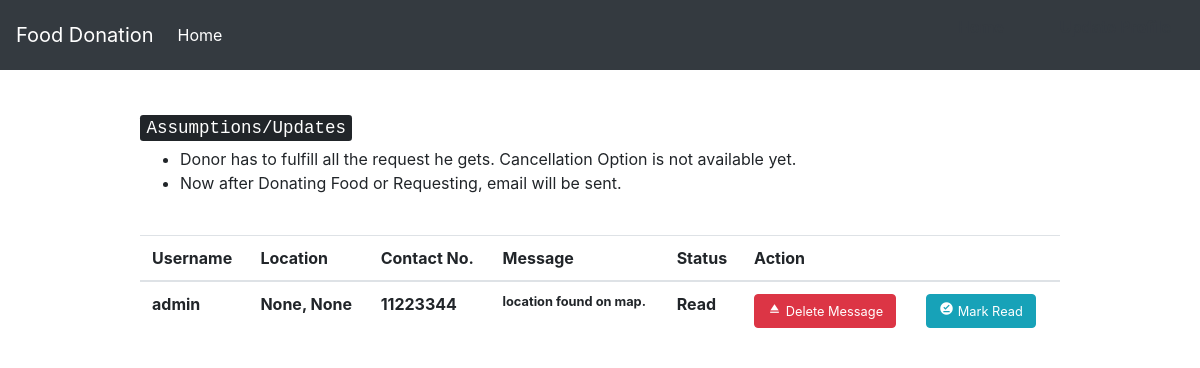
/users/messages/ (signed in), run on an earlier commit of the app's database.
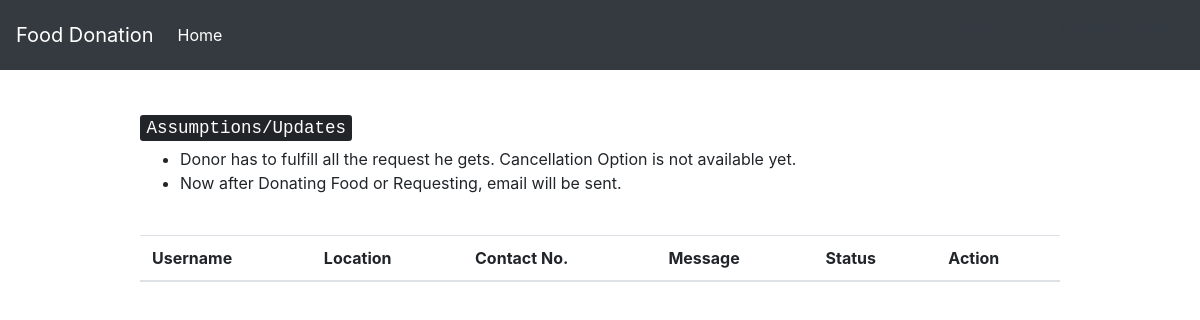
And on a later commit of the database.
### customUser/models.py (models this page shows, shortened)
class Messages(models.Model):
    sender = models.ForeignKey(CustomUser, on_delete = models.CASCADE, related_name = 'senders')
    reciever = models.ForeignKey(CustomUser, on_delete = models.CASCADE, related_name = 'recievers')
    message = models.CharField(max_length = 150)
    read_unread = models.BooleanField(default = "False") # FALSE - UNREAD

class CustomUser(AbstractUser):
    pin_code = models.IntegerField(null = True)
    contact_no = models.IntegerField(null = True)
    resources = models.IntegerField(null = True) # no. of persons avability/requirement
    locality = models.CharField(max_length = 100)
    city = models.CharField(max_length = 50)
    """CHOICES=[('0','Donor'),
                   ('1','Reciever')]"""
    state = models.CharField(max_length = 50, default = " ")
    donor = models.BooleanField(default = 'False') # 0 - Donor 1 - Reciever
    email = models.EmailField(unique=True)
    organisation = models.BooleanField(default = 'False')

### customUser/views.py (the view)
# urls.py: path('messages/', views.seeNotifications, name = 'notification'),
@login_required(login_url = '/users/login')
def seeNotifications(request):
	message = Messages.objects.filter(reciever = request.user)
	context = { 'messages' : message }
	return render(request, 'notification.html', context)

### templates/notification.html (shortened to what this page needs)
{% extends 'base_with_home.html' %}
{% load crispy_forms_tags %}
{% block navigation %}
<div class = "row">
	<div class = "col">
		<a href="{% url 'homePage' %}" class="btn btn-outline-dark"><strong>Home</strong></a>
	</div>
	<div class = "col">
		<form method = "get" action = "{% url 'edit_profile' %}">
					<button type = "submit" class = "btn btn-outline-dark navbar-btn"> <strong> Update Profile </strong></button>
		</form>
	</div>
</div>
{% endblock %}
{% block content %}
	<table class = "table">
			<thead>
				<tr>
 					<th scope="col">  Username  </th>
 					<th scope="col"> Location </th>
 					<th scope="col"> Contact No. </th>
					<th scope="col">  Message  </th>
					<th scope = "col">Status </th>
					<th scope="col"> Action </th>
				</tr>
			</thead>
			<tbody>
		{% for i in messages %}
			<tr>
				<th scope="row">{{ i.sender.username }}</th>
				<th scope="row">{{ i.sender.locality }}, {{ i.sender.city }} </th>
				<th scope="row">{{ i.sender.contact_no }} </th>
				<th scope="row"> <small> <strong> {{ i.message }} </strong> </small></th>
				<th scope = "row">
					{% if i.read_unread == False %}
						Unread
					{% else %}
						Read
					{% endif %}
				</th>
				<th scope = "row">
					<div class = "row">
						<div class = "col">
							<a href="{% url 'deleteNotification' i.pk %}" class="btn btn-danger"> <i class="material-icons" style="font-size:15px">eject</i><small> Delete Message</small></a>
						</div>
						<div class = "col">
							<a href="{% url 'readMessage' i.pk %}" class="btn btn-info"> <i class="material-icons" style="font-size:15px">offline_pin</i><small> Mark Read </small></a>
						</div>
					</div>
				</th>
			</tr>
		{% endfor %}
{% endblock %}

### templates/base_with_home.html (shortened to what this page needs)
<head>
    <link rel="stylesheet" href="https://stackpath.bootstrapcdn.com/bootstrap/4.1.3/css/bootstrap.min.css">
    <link rel="stylesheet" href="https://cdnjs.cloudflare.com/ajax/libs/font-awesome/4.7.0/css/font-awesome.min.css">
</head>
<body>
  <nav class="navbar navbar-expand-lg navbar-dark bg-dark">
    <a class="navbar-brand" href="">Food Donation</a>
    <div class="collapse navbar-collapse" id="navbarSupportedContent">
      <ul class="navbar-nav mr-auto">
        <li class="nav-item active">
          <a class="nav-link" href="{% url 'home' %}">Home <span class="sr-only">(current)</span></a>
        </li>
      </ul>
      <ul class="navbar-nav ml-auto">
        {% block navigation %}
        {% endblock %}
      </ul>
    </div>
  </nav>
<br>
<div class="container">
      <div class="row justify-content-center">
        <div class="col-10">
          <br class="mt-4 mb-4">
          {% block content %}
          {% endblock %}
          <h5> <kbd>Assumptions/Updates </kbd> </h5>
          <ul>
            <li>
              Donor has to fulfill all the request he gets. Cancellation Option is not available yet.
            </li>
            <li>
              Now after Donating Food or Requesting, email will be sent.
            </li>
          </ul>
          <br>
        </div>
      </div>
    </div>
</body>

What changed in the data, as far as the page shows it:
removed Messages: sender.username "admin", sender.locality "None", sender.city "None", sender.contact_no "11223344", message "location found on map.", read_unread "Read"
